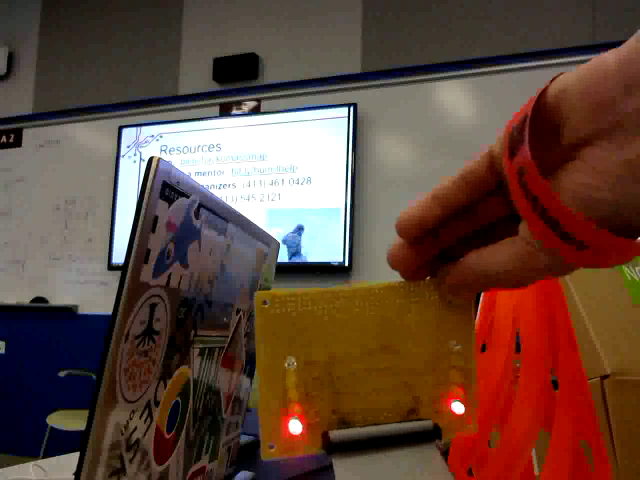
#> input picture frame 22 of testing/changingLights.avi, 1280 x 960 px (shown at 1/2 size)
$ python detectCLights.py   (Python 2 division)
#> lines starting #> are read from the running program, lines starting #| are printed output that depends on the picture; after the words box and inside, x2 and y2 are one past the last pixel; in counts of white or black regions, pixels touching at a corner belong together
import cv2
import cv2.cv as cv
import numpy as np

class detectCLights:
    def __init__():
        pass


if __name__ == "__main__":
    cap = cv2.VideoCapture("../testing/changingLights.avi")

    ret, oldframe = cap.read()
#> oldframe is the input picture: shape (960, 1280, 3); mean B, G, R 58.4, 70, 97.7

    while (cap.isOpened()):
        ret, frame = cap.read()
        hsvImage = cv2.cvtColor(frame, cv2.COLOR_BGR2HSV)
#> hsvImage: shape (960, 1280, 3); mean H, S, V 30.2, 135.5, 102.2

        lower = np.array([0, 0, 235])
        upper = np.array([180, 20, 255])

        mask = cv2.inRange(hsvImage, lower, upper)
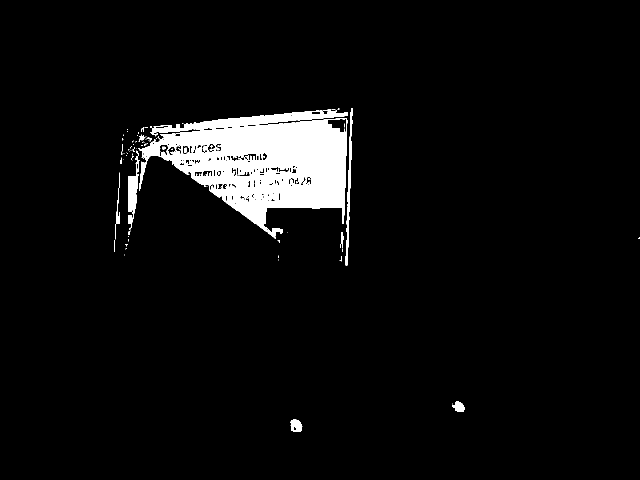
#> mask: shape (960, 1280) (shown at 1/2 size); 5% white; 102 white regions (85 under 20 px), largest, box (x1, y1, x2, y2) and area: (277, 219, 695, 478) 56125, (256, 312, 279, 459) 1542, (691, 216, 705, 531) 1282

        result = cv2.bitwise_and(frame, frame, mask = mask)

        subtraction = oldframe - result
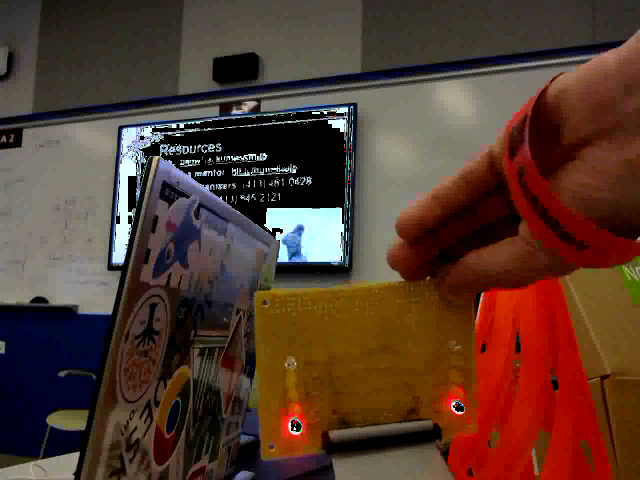
#> subtraction: shape (960, 1280, 3) (shown at 1/2 size); mean B, G, R 45.8, 57.4, 85.3
        oldframe = result

        blurred = cv2.blur(subtraction, (25, 25))
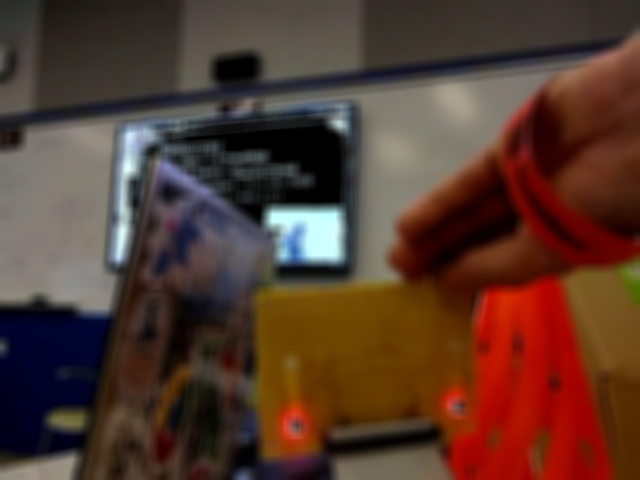
#> blurred: shape (960, 1280, 3) (shown at 1/2 size); mean B, G, R 45.8, 57.4, 85.3

        lower = np.array([100, 100, 100])
        upper = np.array([255, 255, 255])

        newmask = cv2.inRange(blurred, lower, upper)
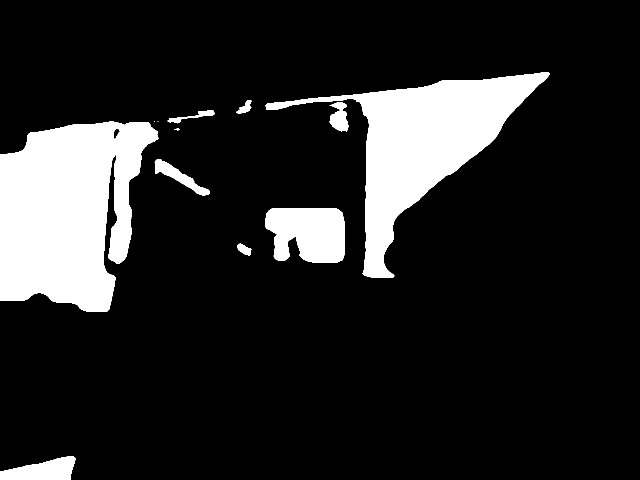
#> newmask: shape (960, 1280) (shown at 1/2 size); 14.5% white; 12 white regions (2 under 20 px), largest, box (x1, y1, x2, y2) and area: (0, 243, 317, 624) 87049, (531, 144, 1100, 556) 67030, (530, 416, 690, 526) 14570

        # FInd Edges of things of interest
        edges = cv2.Canny(newmask, 30, 200)
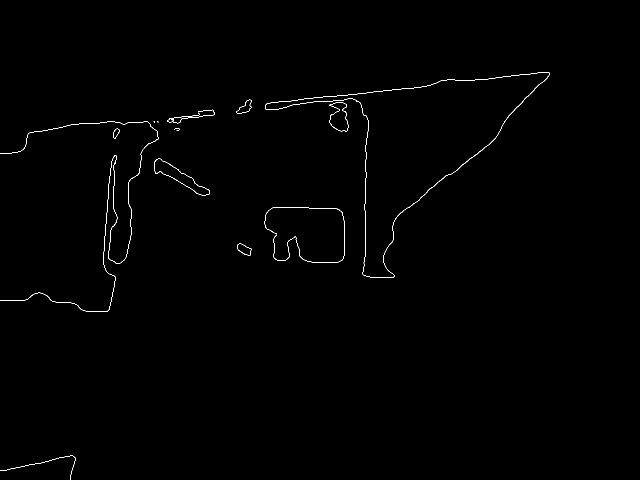
#> edges: shape (960, 1280) (shown at 1/2 size); 0.41% white in thin lines or dots, all inside (x1, y1, x2, y2) = (0, 144, 1100, 960)

        (cnts, _) = cv2.findContours(edges.copy(), cv2.RETR_TREE, cv2.CHAIN_APPROX_SIMPLE)
#> cnts = 20 contours, 8 with area under 20; largest, box (x1, y1, x2, y2) and area: (530, 144, 1100, 556) 67371, (530, 144, 1100, 556) 67158, (309, 317, 419, 391) 2309, (309, 317, 419, 391) 2262, (474, 486, 503, 511) 408
        cnts = sorted(cnts, key = cv2.contourArea, reverse = True)[:10]
#> cnts = 10 contours; largest, box (x1, y1, x2, y2) and area: (530, 144, 1100, 556) 67371, (530, 144, 1100, 556) 67158, (309, 317, 419, 391) 2309, (309, 317, 419, 391) 2262, (474, 486, 503, 511) 408

        if len(cnts) > 2:
            for c in cnts:
                peri = cv2.arcLength(c, True)
                approx = cv2.approxPolyDP(c, 0.02 * peri, True)

                print peri
                print approx
#> this loop made 10 passes
#> peri on passes 1 to 10: 1822.5, 1823.1, 306, 302.5, 87.01, 102.1, 85.25, 101.5, 53.46, 52.28
#> (printed output is left out)

        cv2.imshow('testimage', edges)

        if cv2.waitKey(1) & 0xFF == ord('q'):
#> (key q is pressed here)
            break

    cv2.imshow('testimage', frame)

$ run again, starting later in the video
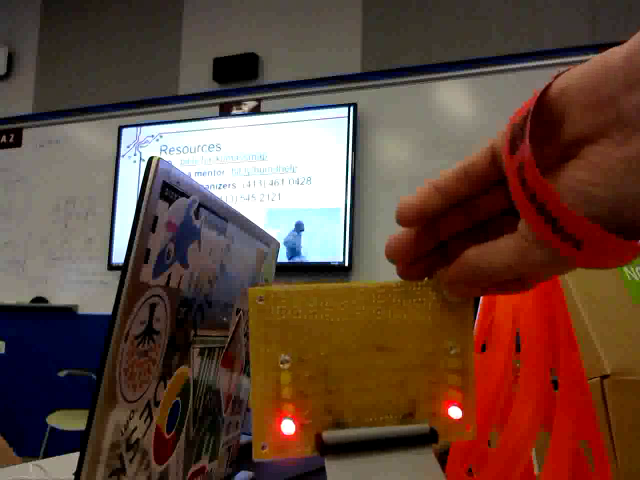
#> input picture frame 101 of testing/changingLights.avi, 1280 x 960 px (shown at 1/2 size)
#> oldframe is the input picture: shape (960, 1280, 3); mean B, G, R 57.6, 69.7, 97.6
#> hsvImage: shape (960, 1280, 3); mean H, S, V 29.5, 136.9, 102.1
#> `mask = cv2.inRange(hsvImage, lower, upper)`:
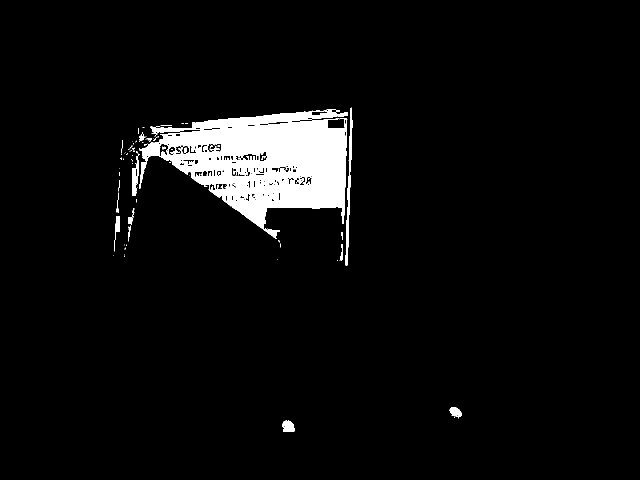
#> mask: shape (960, 1280) (shown at 1/2 size); 4.8% white; 105 white regions (85 under 20 px), largest, box (x1, y1, x2, y2) and area: (278, 218, 695, 478) 55329, (691, 215, 705, 531) 1343, (264, 312, 278, 392) 601
#> newmask: shape (960, 1280); 14.2% white; 12 white regions (2 under 20 px), largest, box (x1, y1, x2, y2) and area: (0, 243, 320, 624) 87824, (531, 146, 1097, 555) 61745, (528, 416, 690, 526) 14293
#> `edges = cv2.Canny(newmask, 30, 200)`:
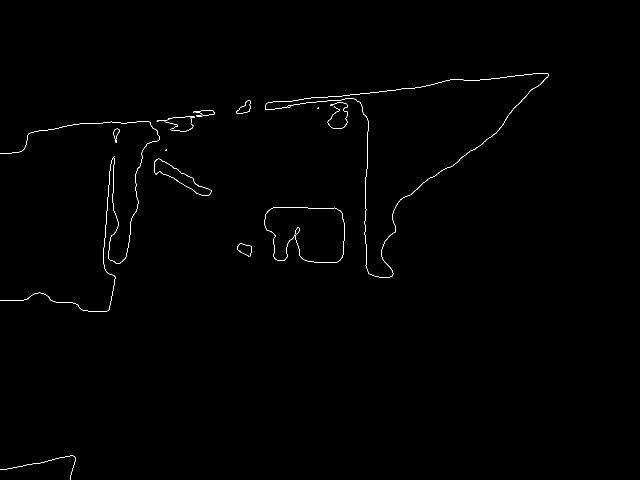
#> edges: shape (960, 1280) (shown at 1/2 size); 0.42% white in thin lines or dots, all inside (x1, y1, x2, y2) = (0, 146, 1097, 960)
#> `(cnts, _) = cv2.findContours(edges.copy(), cv2.RETR_TREE, cv2.CHAIN_AP..`: cnts = 24 contours, 12 with area under 20; largest, box (x1, y1, x2, y2) and area: (530, 146, 1097, 555) 62072, (530, 146, 1097, 555) 61882, (308, 317, 423, 391) 2370, (308, 317, 423, 391) 2322, (472, 200, 502, 228) 406
#> `cnts = sorted(cnts, key = cv2.contourArea, reverse = True)[:10]`: cnts = 10 contours; largest, box (x1, y1, x2, y2) and area: (530, 146, 1097, 555) 62072, (530, 146, 1097, 555) 61882, (308, 317, 423, 391) 2370, (308, 317, 423, 391) 2322, (472, 200, 502, 228) 406
#> the loop `for c in cnts:` made 10 passes
#> peri on passes 1 to 8: 1833.5, 1819.5, 313.7, 311.4, 98.67, 97.5, 78.87, 52.87
#> (printed output is left out)

$ run again, starting later in the video
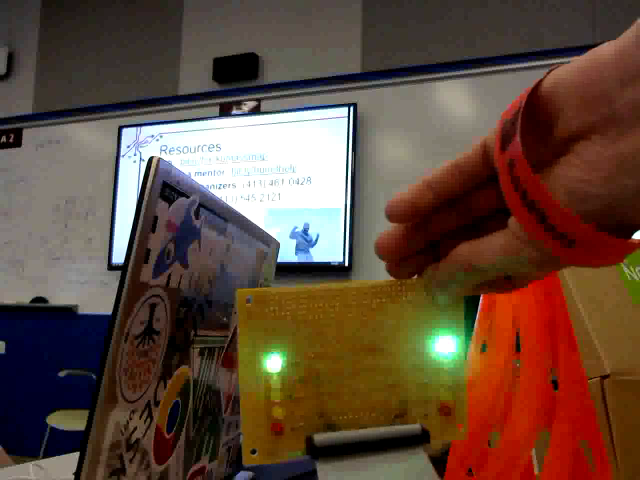
#> input picture frame 180 of testing/changingLights.avi, 1280 x 960 px (shown at 1/2 size)
#> oldframe is the input picture: shape (960, 1280, 3); mean B, G, R 59.1, 73.1, 97
#> hsvImage: shape (960, 1280, 3); mean H, S, V 30, 134.6, 102.6
#> `mask = cv2.inRange(hsvImage, lower, upper)`:
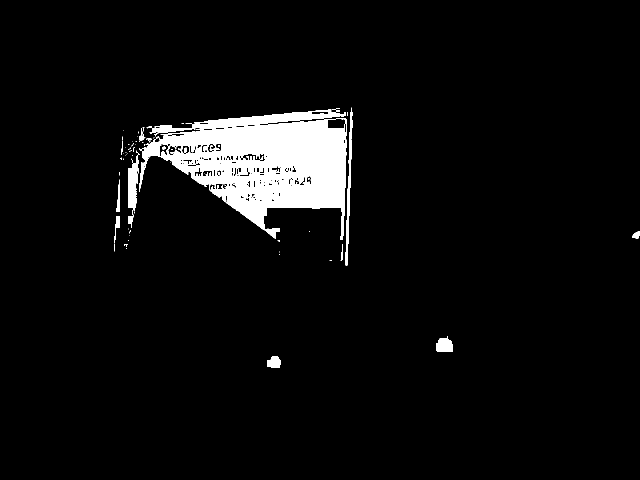
#> mask: shape (960, 1280) (shown at 1/2 size); 5% white; 102 white regions (85 under 20 px), largest, box (x1, y1, x2, y2) and area: (278, 236, 694, 480) 50684, (299, 219, 688, 271) 5098, (256, 310, 277, 422) 1529
#> newmask: shape (960, 1280); 13.9% white; 14 white regions (3 under 20 px), largest, box (x1, y1, x2, y2) and area: (0, 245, 317, 624) 86515, (531, 148, 1072, 553) 53930, (527, 416, 689, 526) 14583
#> `edges = cv2.Canny(newmask, 30, 200)`:
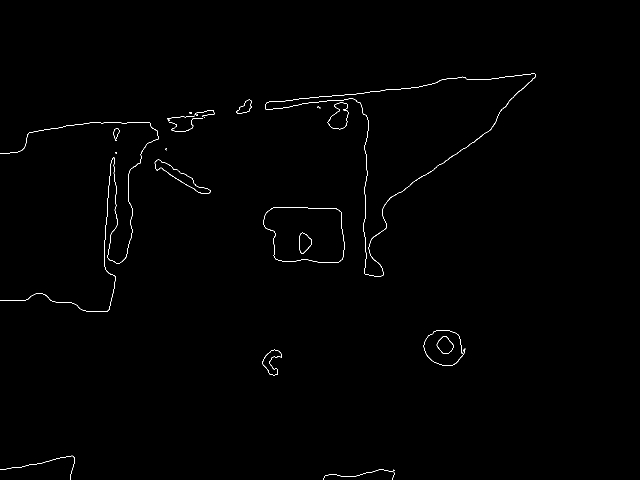
#> edges: shape (960, 1280) (shown at 1/2 size); 0.47% white in thin lines or dots, all inside (x1, y1, x2, y2) = (0, 147, 1072, 960)
#> `(cnts, _) = cv2.findContours(edges.copy(), cv2.RETR_TREE, cv2.CHAIN_AP..`: cnts = 37 contours, 19 with area under 20; largest, box (x1, y1, x2, y2) and area: (530, 147, 1072, 553) 54233, (530, 147, 1072, 553) 54064, (526, 415, 689, 526) 15290, (526, 415, 689, 526) 15271, (309, 319, 422, 388) 1692
#> `cnts = sorted(cnts, key = cv2.contourArea, reverse = True)[:10]`: cnts = 10 contours; largest, box (x1, y1, x2, y2) and area: (530, 147, 1072, 553) 54233, (530, 147, 1072, 553) 54064, (526, 415, 689, 526) 15290, (526, 415, 689, 526) 15271, (309, 319, 422, 388) 1692
#> the loop `for c in cnts:` made 10 passes
#> peri on passes 1, 2, 4, 5, 6, 7, 8, 9: 1799.4, 1798.8, 516.1, 299.1, 297.4, 181, 178.7, 107.9
#> (printed output is left out)
